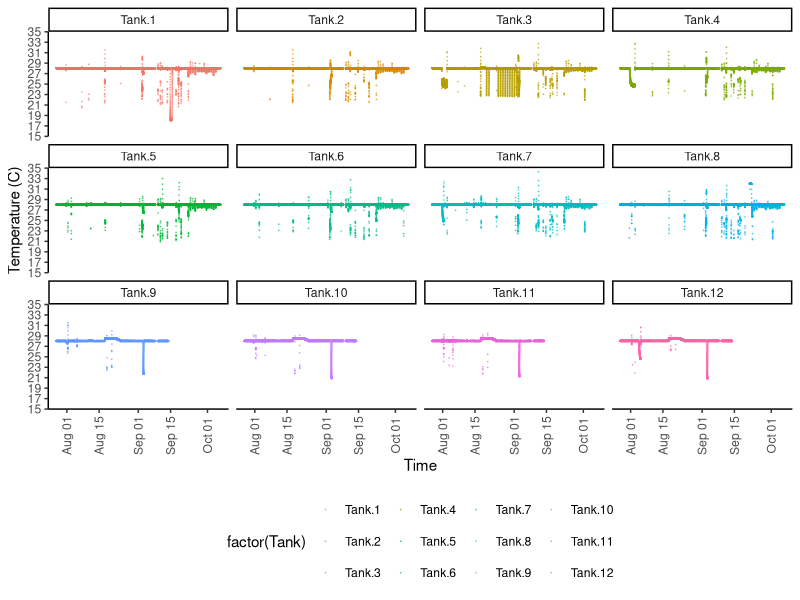
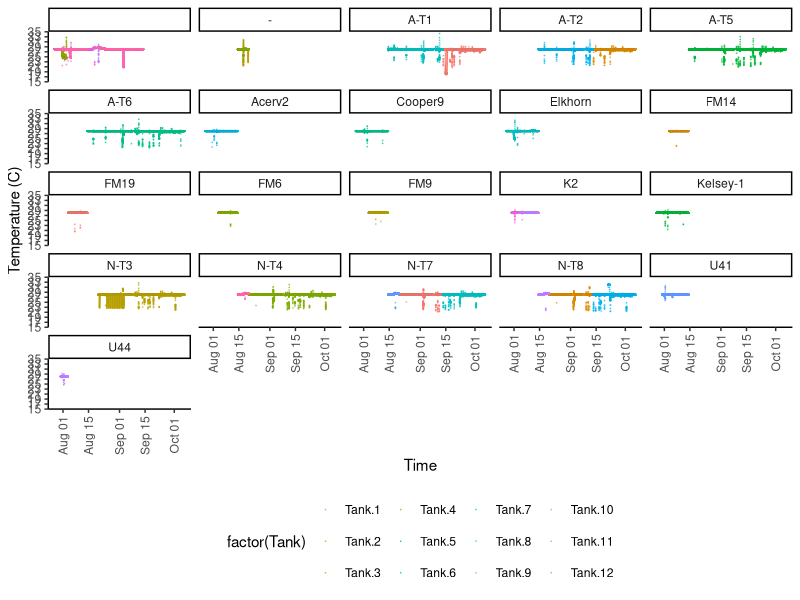
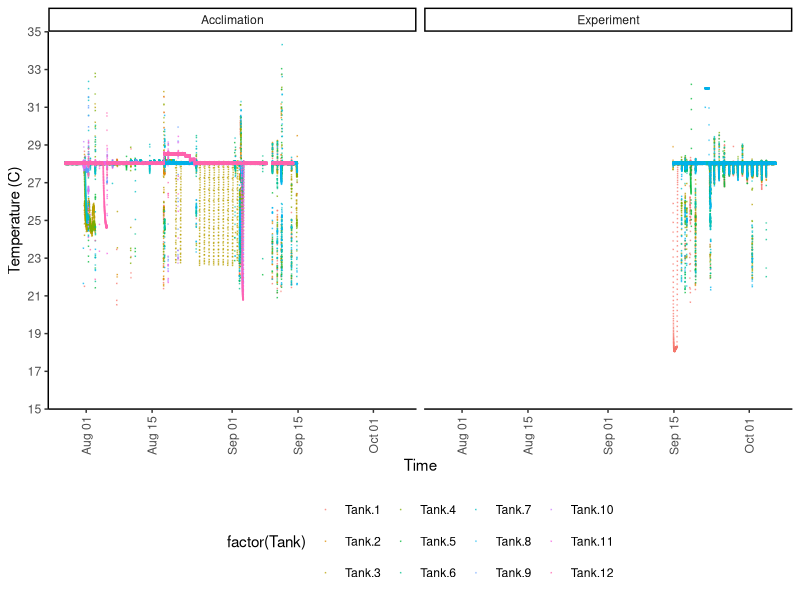
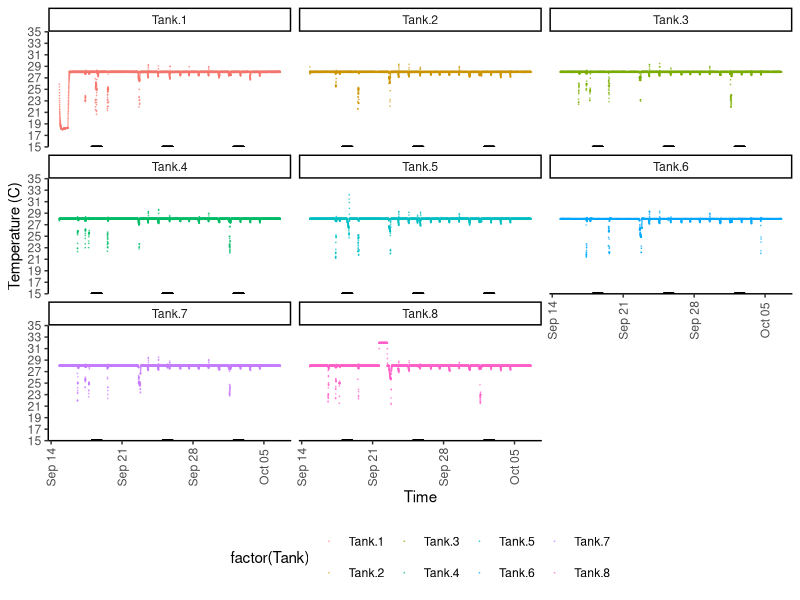
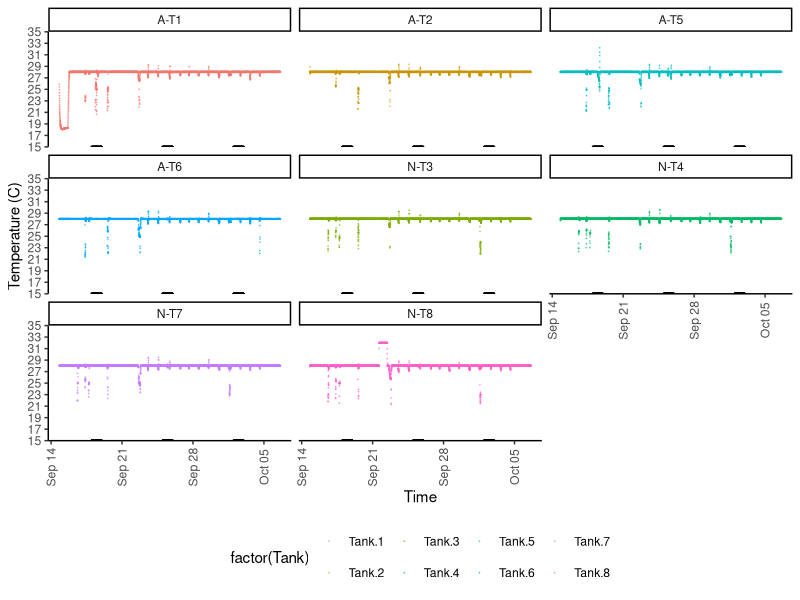
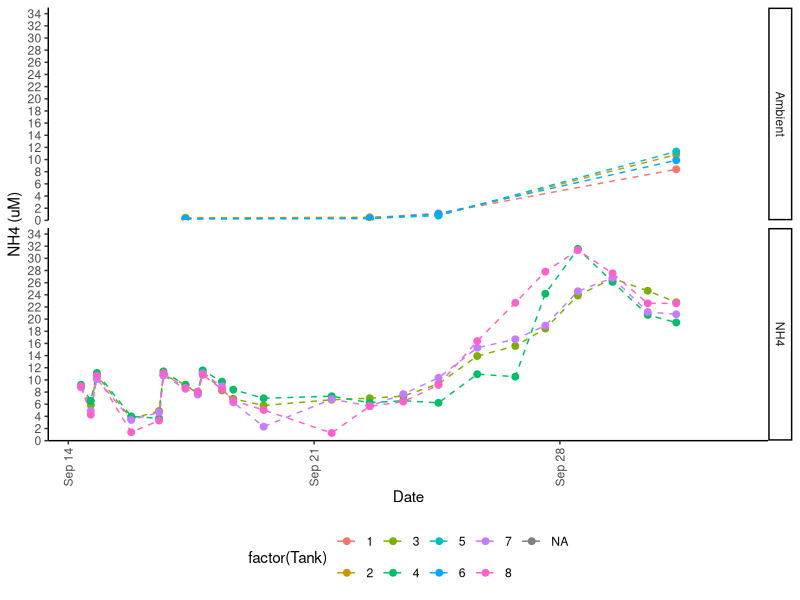
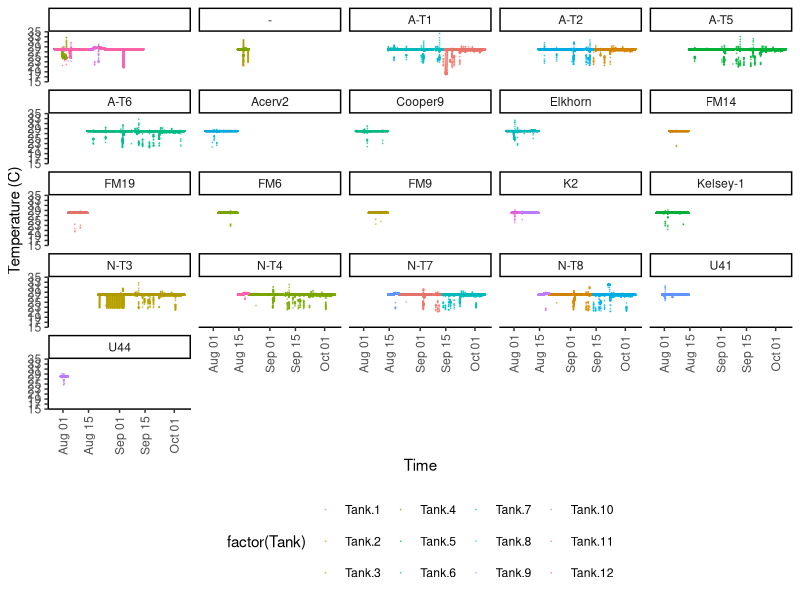
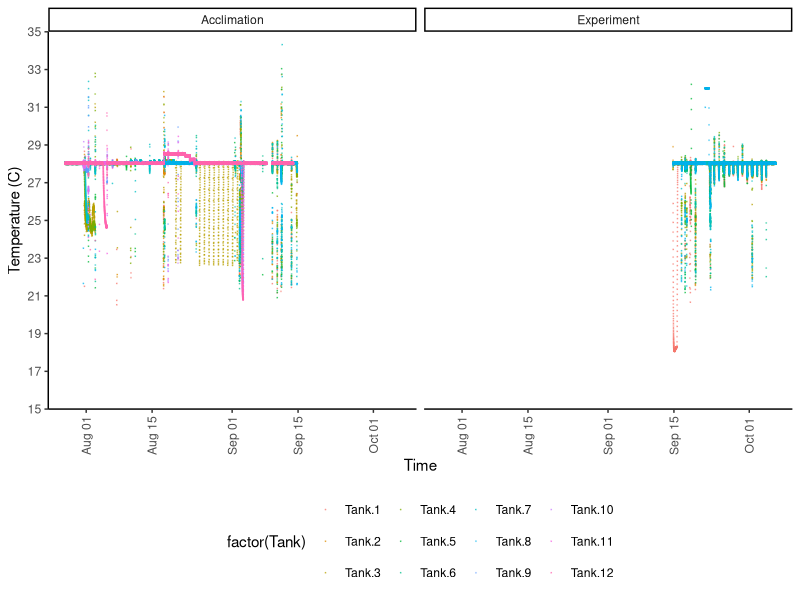

Source code (R) for these figures, in order:
## ---- chunk 1
knitr::opts_chunk$set(echo = TRUE, warning=FALSE, message=FALSE) 
                      #fig.width=4, fig.height=3 )
## ---- chunk 2

# Libraries
  library(reshape2)
  library(tidyverse)
  library(tidyr)

# Graphs

theme_set (theme_classic() + theme(panel.grid.major = element_blank(),
                              panel.grid.minor = element_blank(), 
                              axis.line = element_line(colour = "black"),
                              legend.position="bottom",
                              axis.text.x = element_text(angle = 90, vjust = 0.5),
                              plot.title = element_text(size=12, face="bold"),
                              #panel.border = element_rect(colour = "black", fill=NA, size=1)
                              panel.border = element_blank()
                              ))
## ---- chunk 3
# Treatment Info
  Treatment<-read.csv("Data/Treatments.csv")
  #duplicated(Treatment$Time)
  D_Treatment<-Treatment[duplicated(Treatment$Time), ]
  #Treatment<-Treatment[!duplicated(Treatment$Time), ]
  summary(Treatment)

## ---- chunk 4
# Temperature
  Temperature<-read.csv("Data/Temperature_wide.csv")
  D_Temperature<-Temperature[duplicated(Temperature$Time), ]
  #Temperature<-Temperature[!duplicated(Temperature$Time), ]
  summary(Temperature)
  
  # Tall format
  Temp.Tall <- gather(Temperature, Tank, Temperature, 
                      Tank.1:Tank.12, factor_key=TRUE)
  Treatment.Tall <- gather(data=Treatment, Content,
                      key= Tank, Tank.1:Tank.12, factor_key=TRUE)


# Merge with content
  
  Temperature.tall<-plyr::join(Temp.Tall, Treatment.Tall, 
                    by = c("Time","Tank"),
                    type = "full")

# Data types
    Temperature.tall$Tank<-factor(Temperature.tall$Tank)
    Temperature.tall$Content<-factor(Temperature.tall$Content)
    Temperature.tall$Time<-strptime(Temperature.tall$Time, "%m/%d/%Y %H:%M:%S")
    Temperature.tall$Time <- as.POSIXct(Temperature.tall$Time)

    summary(Temperature.tall)

## ---- chunk 5
# Nutrients

Nutrients<-read.csv("Data/Nutrient samples_round2.csv")
  summary(Nutrients)
  
  Nutrients$Date<-as.Date(Nutrients$Date, "%m-%d-%Y")
  Nutrients$Time<-paste(Nutrients$Date, Nutrients$Hour, sep = " ")

  Nutrients$Time<-strptime(Nutrients$Time, "%Y-%m-%d %H:%M:%S")
  Nutrients$Time <- as.POSIXct(Nutrients$Time)
  Nutrients$Precipitation <- as.numeric(Nutrients$Precipitation)
  Nutrients$Date <- as.Date(Nutrients$Time)
  
summary(Nutrients)

## ---- chunk 6
# Precipitation
  Precipitation<-read.csv("Data/Precipitation.csv")
  Precipitation$Date<-as.Date(Precipitation$Date, "%Y-%m-%d")

# Salinity
  Salinity<-read.csv("Data/System.csv")
  Salinity$Time<-strptime(Salinity$Time, "%m/%d/%Y %H:%M:%S")
  Salinity$Time <- as.POSIXct(Salinity$Time)
  Salinity$Date <- as.Date(Salinity$Time)
  summary(Salinity)
  
  
Summary.Salinity<- Salinity %>%
  group_by(Date)%>%
  dplyr::summarise(mean=mean(Salinity), 
            min=min(Salinity),
            max=max(Salinity))

Summary.Salinity<-left_join(Summary.Salinity, Precipitation, by=("Date"))
Summary.Salinity$Precipitation<-as.numeric(Summary.Salinity$Precipitation)

summary(Summary.Salinity)
## ---- chunk 7
TankTemperature<- ggplot(Temperature.tall, aes (Time, Temperature, colour=factor(Tank))) +
  #geom_vline(xintercept=1500)+
  geom_jitter(alpha=0.5, size=0.01)+
  scale_y_continuous(limits = c(15, 35),
                         breaks = seq(15, 35, 2),  
                         expand = c(0, 0),
                         name=("Temperature (C)"))
TankTemperature+facet_wrap(~Tank)

TankTemperature+facet_wrap(~Content)
TankTemperature+facet_wrap(~Period)

## ---- chunk 8

Experiment<-Temperature.tall[which(Temperature.tall$Period=="Experiment"),]
Experiment<-Experiment[which(Experiment$Tank!="Tank.12"),]
Experiment<-Experiment[which(Experiment$Tank!="Tank.11"),]
Experiment<-Experiment[which(Experiment$Tank!="Tank.10"),]
Experiment<-Experiment[which(Experiment$Tank!="Tank.9"),]  

library(lubridate)

Experiment$Day<-as.Date(ymd_hms(Experiment$Time))
Experiment$Day<-weekdays(Experiment$Day)
Experiment$Data<-ifelse (Experiment$Day=="Friday",
                         15, NA)

## ---- chunk 9
ExperimentTemperature<- ggplot(Experiment) +
  #geom_vline(xintercept=1500)+
  
  geom_jitter(aes(Time, Temperature, colour=factor(Tank)),
              alpha=0.5, size=0.01)+
  geom_point(aes(Time, Data), alpha=1, size=0.05)+
  scale_y_continuous(limits = c(15, 35),
                         breaks = seq(15, 35, 2),  
                         expand = c(0, 0),
                         name=("Temperature (C)"))

ExperimentTemperature+facet_wrap(~Tank)
ExperimentTemperature+facet_wrap(~Content)

## ---- chunk 10

TankNutrients<- ggplot(Nutrients, aes (Time, NH4, colour=factor(Tank))) +
  #geom_vline(xintercept=1500)+
  geom_line(linetype=2)+
  geom_point(alpha=1, size=2)+
  scale_y_continuous(limits = c(0, 35),
                         breaks = seq(0, 35, 2),  
                         expand = c(0, 0),
                         name=("NH4 (uM)"))+
  scale_x_datetime(date_minor_breaks = "1 day", 
               name=("Date"))

TankNutrients+facet_grid(Treatment~.)

TankTemperature+facet_wrap(~Content)
TankTemperature+facet_wrap(~Period)

## ---- chunk 11

TankNutrients<- ggplot(Nutrients, aes (x=Time)) +
  #geom_vline(xintercept=1500)+
  geom_line(aes(y=NH4, group=(Tank), colour=factor(Treatment)), linetype=2)+
  geom_point(aes(y=NH4, colour=factor(Treatment)), alpha=1, size=2)+
  geom_point(aes(y=Precipitation.cm.), size=3)+
  geom_hline(yintercept = 10, linetype=3)+
  geom_hline(yintercept = 20, linetype=3)+
  geom_hline(yintercept = 30, linetype=3)+
  
  scale_y_continuous(limits = c(0, 35),
                         breaks = seq(0, 35, 2),  
                         expand = c(0.01, 0),
                         name=("NH4 (uM)"))+
  scale_x_datetime(breaks = "1 day", 
                   #limits = c(Sys.Date() - 20, NA),
                    #limits = as.Date(c("2020-09-14","2020-10-03")),
                    name=("Date"))

TankNutrients

facet_grid(Treatment~.)

TankTemperature+facet_wrap(~Content)
TankTemperature+facet_wrap(~Period)

## ---- chunk 12
 TankNutrients<- ggplot(Nutrients, aes (Time, NH4, colour=factor(Tank))) +
  #geom_vline(xintercept=1500)+
  geom_line(linetype=2)+
  geom_point(alpha=1, size=2)+
  scale_y_continuous(limits = c(0, 35),
                         breaks = seq(0, 35, 2),  
                         expand = c(0, 0),
                         name=("NH4 (uM)"))+
  scale_x_datetime(date_minor_breaks = "1 day", 
               name=("Date"))

TankNutrients+facet_grid(Treatment~.)

TankTemperature+facet_wrap(~Content)
TankTemperature+facet_wrap(~Period)

## ---- chunk 13
Salinity_plot<- ggplot(Salinity, aes (x=Time, y=Salinity)) +
  #geom_vline(xintercept=1500)+
  geom_line()+
    scale_y_continuous(limits = c(15, 36),
                         breaks = seq(15, 35, 2),  
                         expand = c(0.01, 0),
                         name=("Salinity (?)"))+
  scale_x_datetime(breaks = "1 week", 
                   #limits = c(Sys.Date() - 20, NA),
                    #limits = as.Date(c("2020-09-14","2020-10-03")),
                    name=("Date"))

Salinity_plot



Salinity_summary<- ggplot(Summary.Salinity, aes (x=Date)) +
  #geom_vline(xintercept=1500)+
  geom_line(aes(y=min), colour="blue")+
  geom_line(aes(y=max), colour="red")+
  geom_line(aes(y=mean), colour="black")+
  geom_line(aes(y=Precipitation*10), colour="black")+
  geom_hline(yintercept = 30, linetype=3)+
  geom_hline(yintercept = 33, linetype=3)+
  
  # Data collection
  geom_vline(xintercept = as.Date("2020-08-12"), linetype=3)+
  geom_vline(xintercept = as.Date("2020-09-04"), linetype=3)+
  geom_vline(xintercept = as.Date("2020-09-11"), linetype=3)+
  geom_vline(xintercept = as.Date("2020-09-14"), linetype=4)+
  geom_vline(xintercept = as.Date("2020-09-18"), linetype=3)+
  geom_vline(xintercept = as.Date("2020-09-25"), linetype=3)+
  geom_vline(xintercept = as.Date("2020-10-02"), linetype=3)+
  geom_vline(xintercept = as.Date("2020-10-09"), linetype=3)+
  
  geom_hline(yintercept = 33, linetype=3)+
  
  scale_y_continuous(limits = c(0, 36),
                         breaks = seq(0, 35, 2),  
                         expand = c(0.01, 0),
                         name=("Salinity (?)"))+
  scale_x_date(breaks = "3 day", 
                   #limits = c(Sys.Date() - 20, NA),
                    #limits = as.Date(c("2020-09-14","2020-10-03")),
                    name=("Date"))

Salinity_summary

## ---- chunk 14
All_summary<- ggplot() +
  
  geom_hline(yintercept = 30, linetype=3)+
  geom_hline(yintercept = 33, linetype=3)+
  
  # Data collection
  geom_vline(xintercept = as.Date("2020-08-12"), linetype=3)+
  geom_vline(xintercept = as.Date("2020-09-04"), linetype=3)+
  geom_vline(xintercept = as.Date("2020-09-11"), linetype=3)+
  geom_vline(xintercept = as.Date("2020-09-14"), linetype=4)+
  geom_vline(xintercept = as.Date("2020-09-18"), linetype=3)+
  geom_vline(xintercept = as.Date("2020-09-25"), linetype=3)+
  geom_vline(xintercept = as.Date("2020-10-02"), linetype=3)+
  geom_vline(xintercept = as.Date("2020-10-09"), linetype=3)+
  
  geom_line(data=Summary.Salinity, aes(x=Date, y=min), colour="blue")+
  geom_line(data=Summary.Salinity, aes(x=Date, y=max), colour="red")+
  geom_line(data=Summary.Salinity, aes( x=Date, y=mean), colour="black")+
  
  geom_line(data=Summary.Salinity, aes(x=Date, y=Precipitation+20), colour="black")+
  geom_point(data=Summary.Salinity, aes(x=Date, y=Precipitation+20), colour="black", alpha=1, size=1)+
  
  geom_line(data=Nutrients, aes (x=as.Date(Time), y=NH4, group=factor(Tank), colour=Treatment), linetype=2) +
  geom_point(data=Nutrients, aes (x=as.Date(Time), y=NH4, group=factor(Tank), colour=Treatment), alpha=1, size=2) +
  
  
  scale_y_continuous(limits = c(0, 36),
                         breaks = seq(0, 35, 2),  
                         expand = c(0.01, 0),
                         name=("Salinity / NH4 (uM) / Precipitation +20in"))+
  scale_x_date(breaks = "3 day", 
                   #limits = c(Sys.Date() - 20, NA),
                    #limits = as.Date(c("2020-09-14","2020-10-03")),
                    name=("Date"))
All_summary

## ---- chunk 15
# Creates bibliography 
#knitr::write_bib(c(.packages()), "packages.bib")
